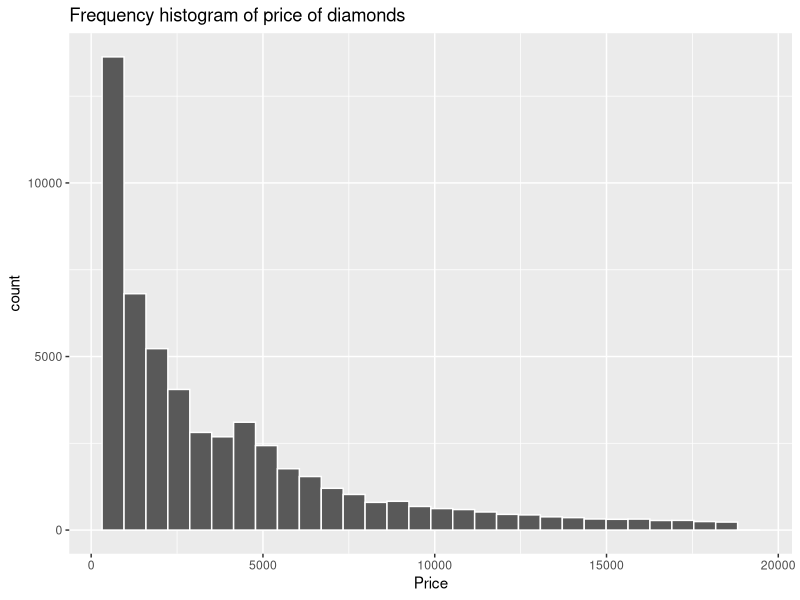
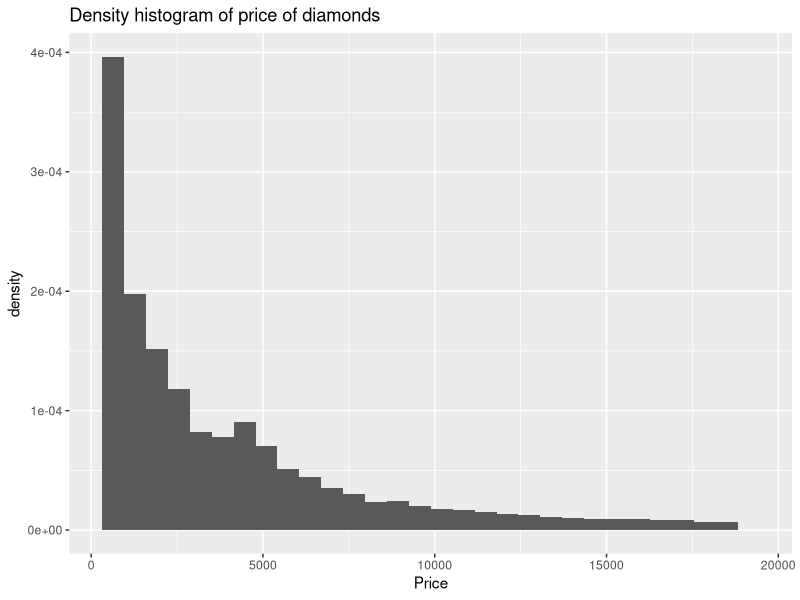
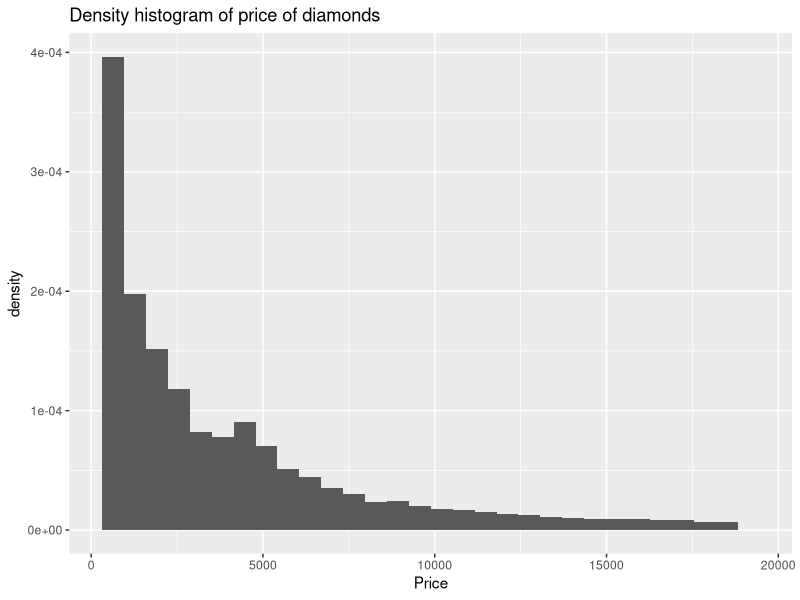
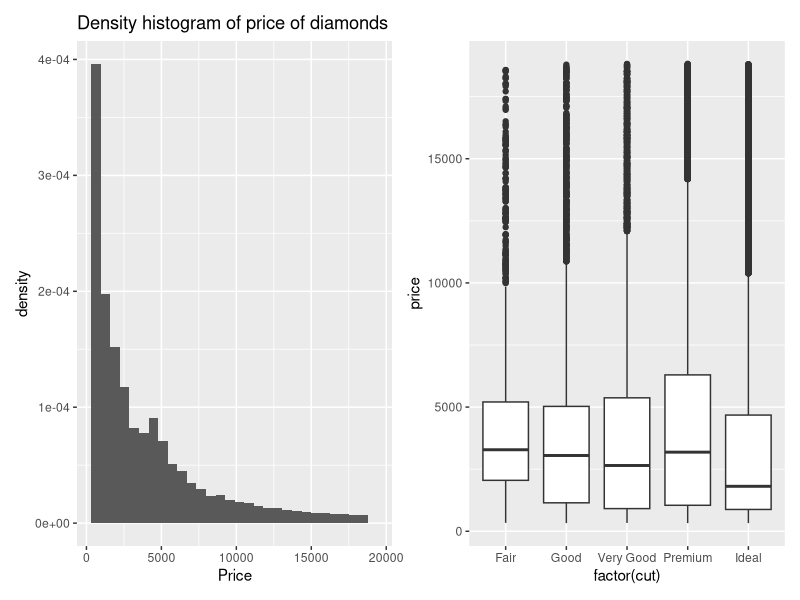
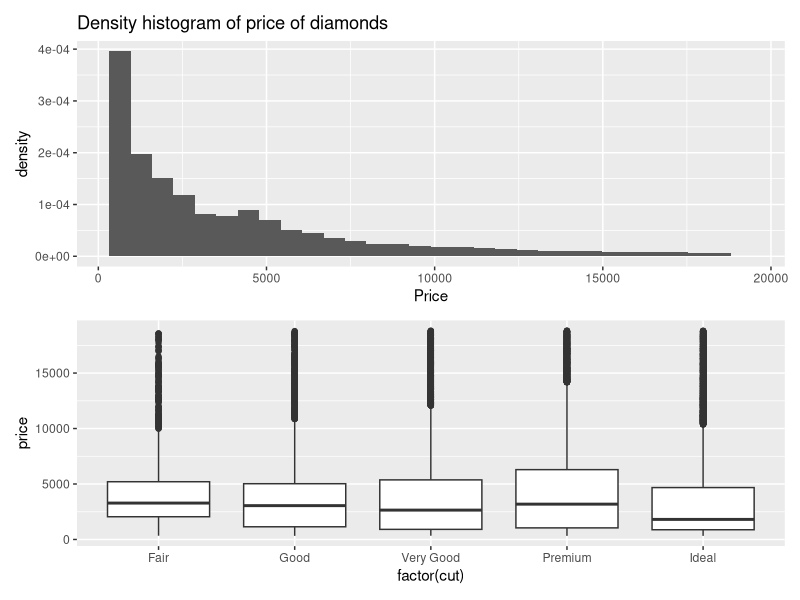
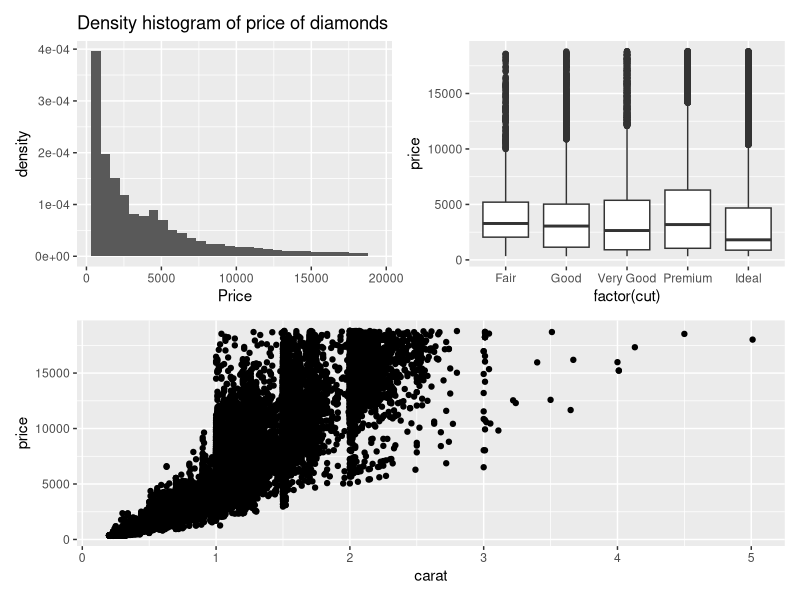
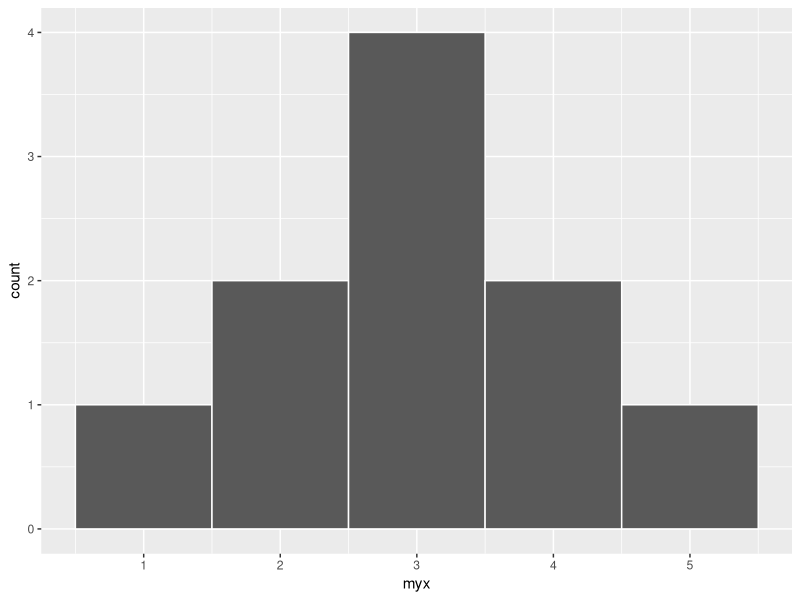
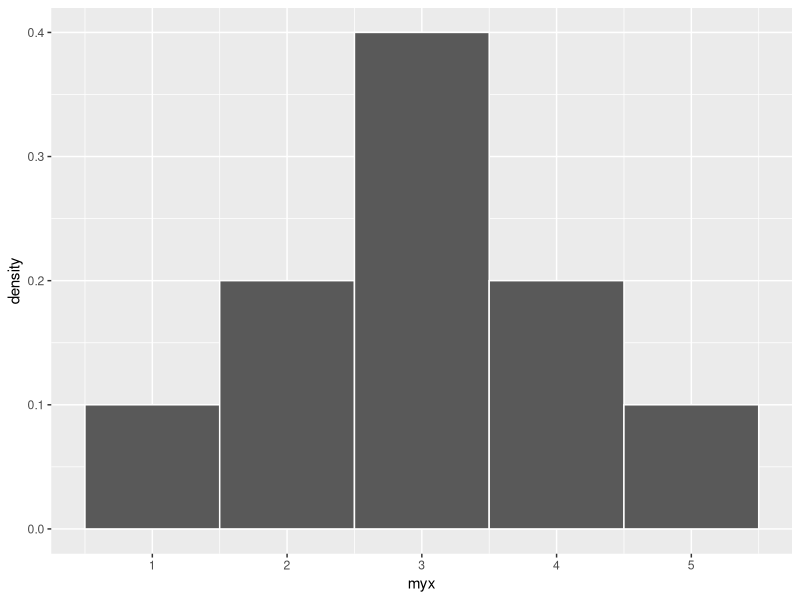

Reproduce these figures in R, in order.
#Day 10
#Snow Day #2
# Lesson 6 - Activity 1
# Lesson 6 - Content

library(tidyverse)
library(patchwork)

ggplot(diamonds,aes(x=price)) +
  geom_histogram(color="white") +
  labs(x="Price", 
       title="Frequency histogram of price of diamonds")

ggplot(diamonds,aes(x=price,y=after_stat(density))) +
  geom_histogram() +
  labs(x="Price", 
       title="Density histogram of price of diamonds")

A <- ggplot(diamonds,aes(x=price,y=after_stat(density))) +
  geom_histogram() +
  labs(x="Price", 
       title="Density histogram of price of diamonds")
B <- ggplot(diamonds,aes(x=factor(cut),y=price)) +
  geom_boxplot()
C <- ggplot(diamonds,aes(x=carat,y=price)) +
  geom_point()

A

A + B
A / B
(A + B)/C


# Lesson 6 - Partial Activity 2/Partial Guided Instruction 
# Code to Copy

library(tidyverse)

#1
myx <- c(1,2,2,3,3,3,3,4,4,5)
out.x <- data.frame(myx=myx)


#2
ggplot(out.x,aes(x=myx)) + 
  geom_histogram(color="white",bins=5)


#3
table(myx) #frequencies (and heights of bars!)
table(myx)/length(myx) #proportion
table(myx)/length(myx)/1 #proportion/width


#4
ggplot(out.x,aes(x=myx,y=after_stat(density))) + 
  geom_histogram(color="white",bins=5)

#or
ggplot(out.x,aes(x=myx)) + 
  geom_histogram(aes(y=after_stat(density)),color="white",bins=5)

#5
ggplot(out.x,aes(x=myx)) + 
  geom_histogram(color="white",bins=10)


#6
table(myx)/length(myx)/0.5 #densities


#7
ggplot(out.x,aes(x=myx,y=after_stat(density))) + 
  geom_histogram(color="white",bins=10)


#8
#True A histogram of densities of a data set will have 
#different bar heights based on the number of bins we use.


#9
#True A histogram of densities of a data set will be 
#proportional to a frequency histogram of the same data set 
#(assuming bin widths are the same between the two histograms).


#10
#True The sum of all of the proportions will equal 1 
#regardless of bin size.


#11
#False The sum of all of the densities will equal 1 
#regardless of bin size.


#12
myx2 <- rep(myx, 5)

out.x2 <- data.frame(myx2=myx2)
ggplot(out.x2,aes(x=myx2)) + 
  geom_histogram(color="white",bins=5)

table(myx2) #frequencies (and heights of bars!)
table(myx2)/length(myx2) #proportion
table(myx2)/length(myx2)/1 #proportion/width


#13
#YES!

#14
ind <- c(rep("A",length(myx)), rep("B",length(myx2)))


#15
out.all <- data.frame(x.all = c(myx, myx2), ind=ind)


#16
ggplot(out.all,aes(x=x.all)) + 
  geom_histogram(color="white",bins=5) + 
  facet_grid(~ind)


#17


#18
ggplot(out.all,aes(x=x.all)) + 
  geom_histogram(aes(y=after_stat(density)),color="white",bins=5) + 
  facet_grid(~ind)


#19

